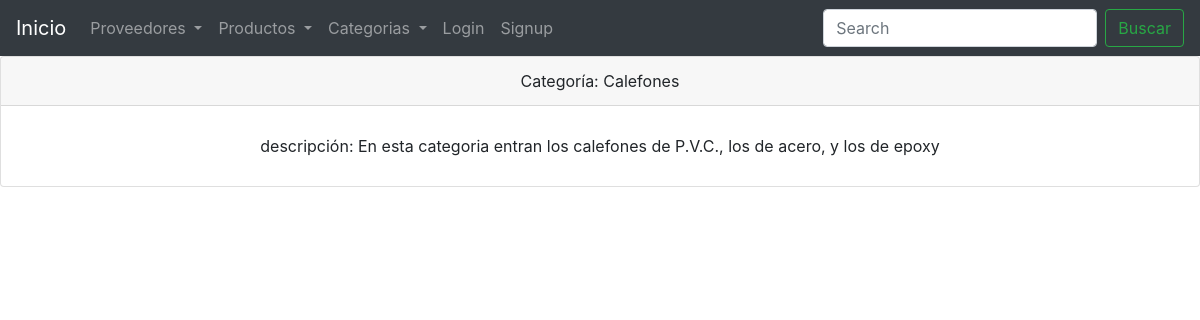
The app's page /productos/ver-categorias/, older data.
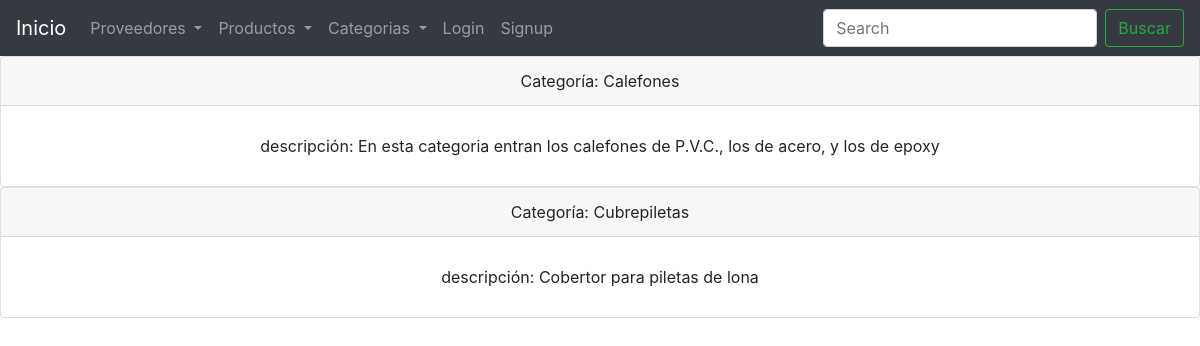
The same page, newer data.
### Products/models.py (models this page shows, shortened)
class category(models.Model):
    name = models.CharField(max_length=50)
    description = models.CharField(max_length=200, default= 'Descripción')

### Products/views.py (the view)
# urls.py: path('ver-categorias/', list_categories, name = "Listar categorias"),
def list_categories(request):
    if 'search' in request.GET:
        search = request.GET['search']
        all_categories = category.objects.filter(name__icontains = search)
    else:
        all_categories = category.objects.all()
    context = {
        'categories':all_categories,
    }
    return render(request, "list_categories.html", context=context)

### Templates/list_categories.html (shortened to what this page needs)
{% extends 'base.html' %}
{% block navbar %}
    <form class="form-inline my-2 my-lg-0" action="/productos/ver-categorias/" method="GET">
        <input class="form-control mr-sm-2" type="search" placeholder="Search" aria-label="Search" name="search">
        <button class="btn btn-outline-success my-2 my-sm-0" type="submit">Buscar</button>
    </form>
{% endblock %}
{% block content %}
    {% for category in categories %}
    <div class="card">
        <ul class="list-group list-group-flush">
            <div class="card-header" style="text-align: center;">
                Categoría: {{category.name}}
            </div>
            <li class="list-group-item mb-3 mt-3" style="text-align: center;" >descripción: {{category.description}} </li>
        </ul>
    </div>
    {% endfor %}
{% endblock %}

Row changes from the older to the newer data that the page shows:
added category: name "Cubrepiletas", description "Cobertor para piletas de lona"
